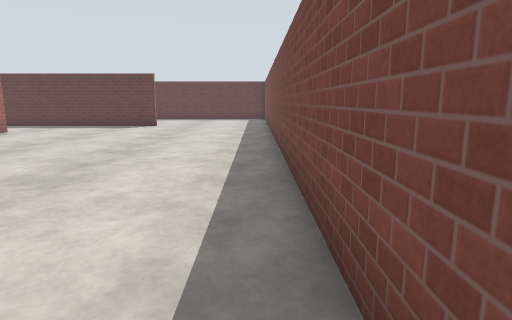
[1] (above)

18 first-person views from a walk through a world built for the Gazebo simulator. The camera is 1.2 m above the floor, tilts 10° down and sees 75° across. The floor is counted in squares, 1 m on a side. Each view is taken from the middle of a square. On the plan, view 1 faces up. The plan holds only what a view shows up to about 13 squares ahead; the rest is blank. The place goes on beyond the plan. Simple patterns stand in for the simulator's built-in surfaces.

[2]
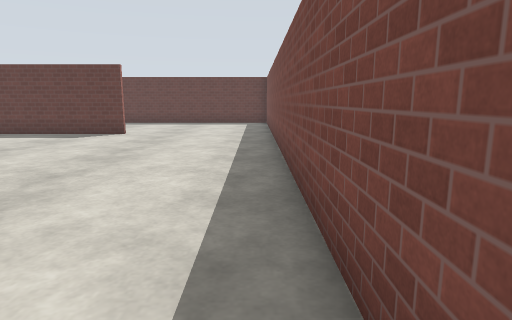

[3]
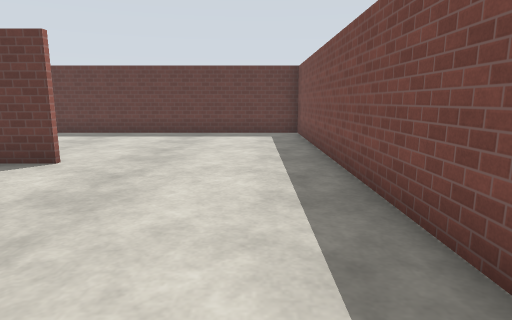

[4]
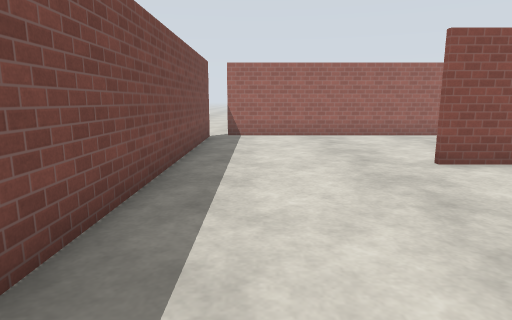

[5]
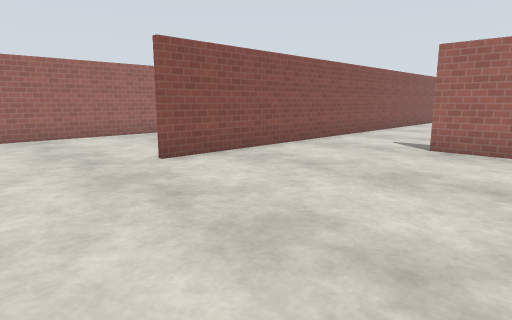

[6]
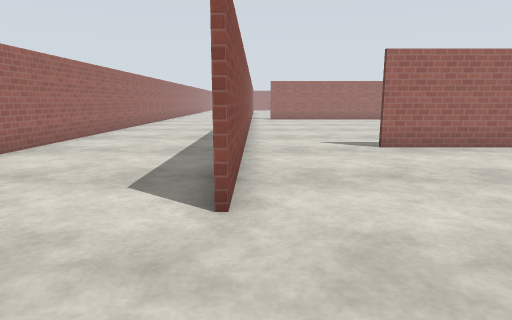

[7]
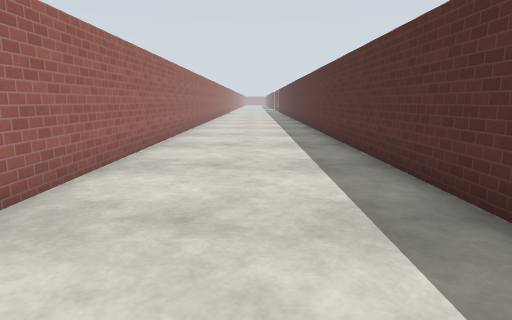

[8]
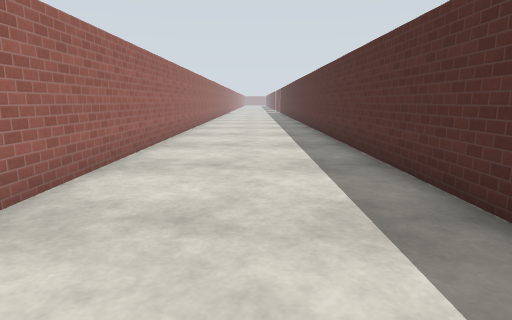

[9]
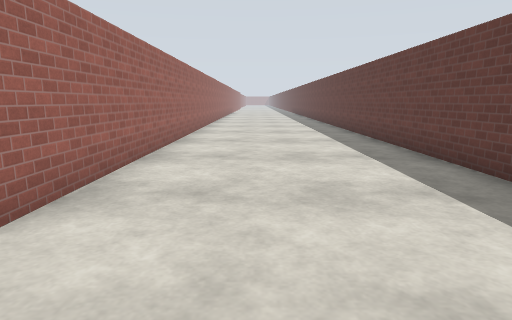

[10]
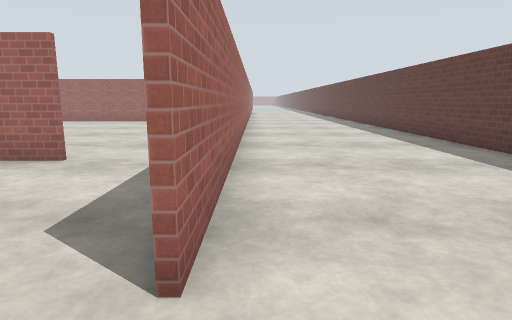

[11]
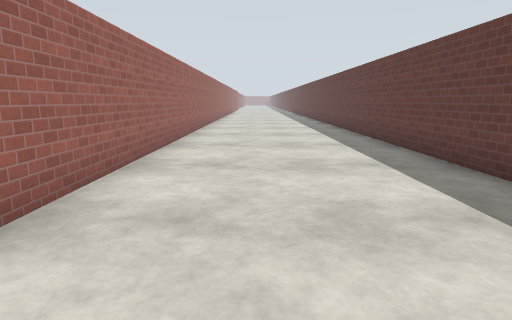

[12]
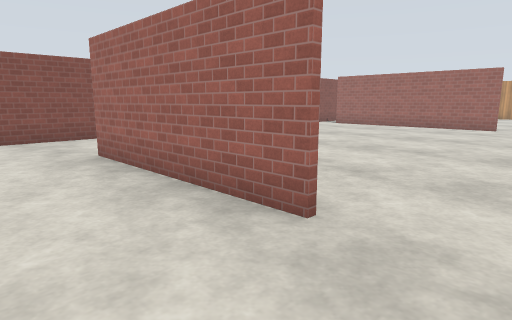

[13]
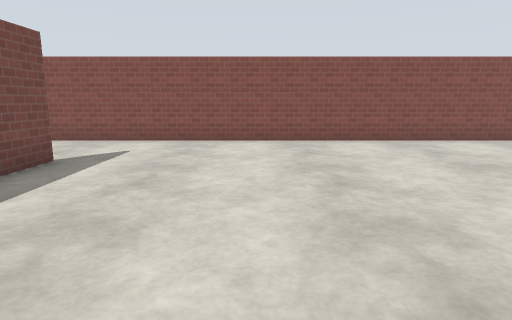

[14]
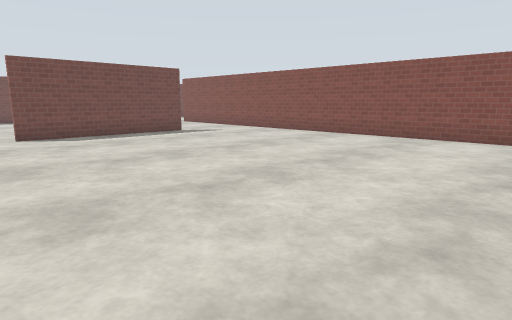

[15]
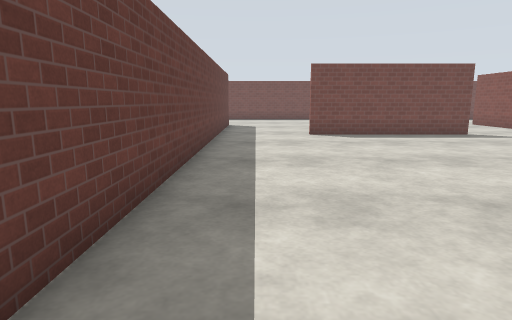

[16]
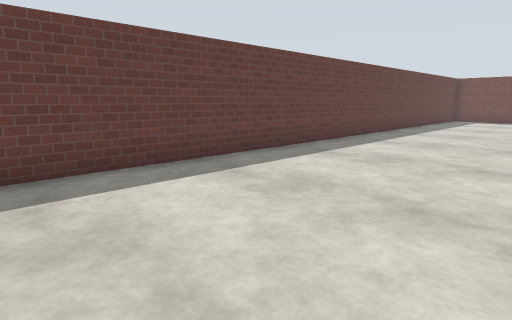

[17]
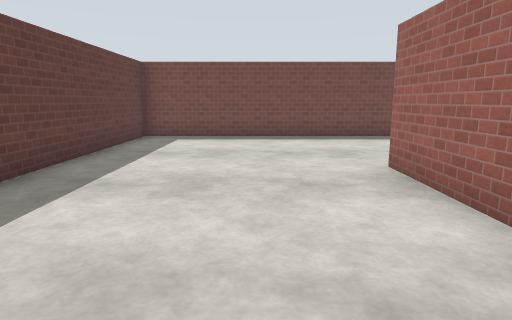

[18]
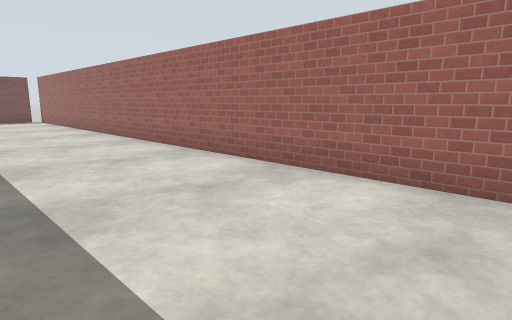

### Floor plan
Points are (right, up) in squares from view 1. A wall is a line through its corners. A room is listed if a view was taken in it or the views show most of it. See-through windows are left out.
Room 1 (views 1, 2, 3, 4, 5, 6, 7, 8, 9, 10, 11, 12, 16, 17, 18)
walls: (-9.7, 13.1) (-9.7, 7.2); (-4.9, 16.4) (-9.4, 16.4); (-8.5, 3.7) (-4.5, 3.7); (-9.1, 3.6) (-22.2, 3.6); (-22.2, 16.5) (-4.9, 16.5); (0.6, -1.5) (0.6, 22.8) (-22.4, 22.8); (-22.3, -1.8) (0, -1.8)
ways out: opening at (-10, 14.5) to room 2; opening at (-9.3, 6) to room 2; gap at (0, -2)
Room 2 (views 13, 14, 15)
walls: (-9.9, 7.2) (-9.9, 13.1); (-22, 3.7) (-8.5, 3.7); (-9.4, 16.4) (-20.4, 16.4)
ways out: opening at (-10, 14.5) to room 1; opening at (-9.3, 6) to room 1

Positions as (right, up) in squares from view 1, and headings:
1: (0, 0), facing up
2: (0, 4), facing up
3: (-1, 10), facing up
4: (-1, 10), facing down
5: (-1, 10), facing down-left
6: (-1, 4), facing left
7: (-6, 1), facing left
8: (-9, 1), facing left
9: (-2, 19), facing left
10: (-3, 17), facing left
11: (-9, 19), facing left
12: (-7, 15), facing down-left
13: (-14, 14), facing down
14: (-22, 15), facing down-right
15: (-22, 15), facing right
16: (-22, 17), facing up-right
17: (-11, 19), facing right
18: (-22, 3), facing down-right
